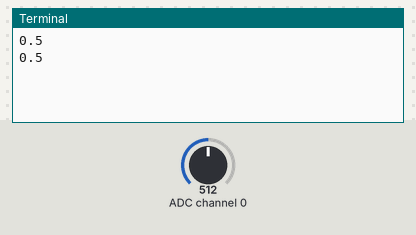
The program below on a simulated Raspberry Pi (BCM pin numbers). Parts: the last lines printed to the terminal. Inputs (shaded band) come from the test bench; at power-on: ADC channel 0 = 512 (analog values on the 0–1023 scale).

Above: at 1.2 s.
1.3 s: ADC channel 0 set to 716
At 2.6 s:
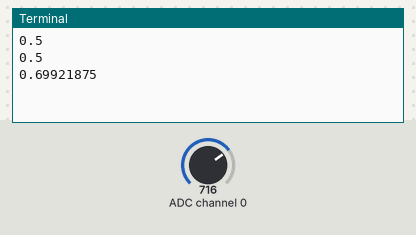
2.8 s: ADC channel 0 set to 900
At 3.7 s:
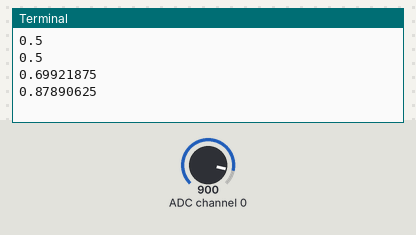
Timing chart, 0 to 5.8 s (numbered marks = the images above; inputs shaded):
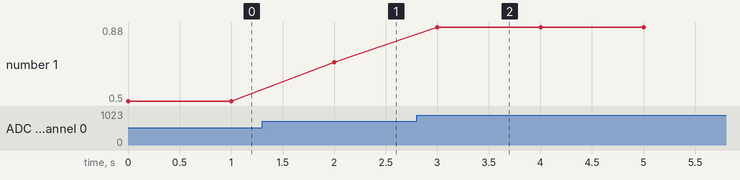

Measured:
- after the input at 1.3 s, the terminal: prints a new line after 0.70 s (image 1)
- after the input at 2.8 s, the terminal: prints a new line after 0.20 s (image 2)
- plotted number 1: 0.5 → 0.7 after the input at 1.3 s, 0.7 → 0.88 after the input at 2.8 s

The program:

sources.py
```python
#!/usr/bin/env python

import time
import Adafruit_MCP3008
import Adafruit_GPIO.SPI as SPI

class NormalisedMCPSource:
    def __init__(self, mcp, multiplier = 1.0 / 1024.0):
        self.mcp = mcp
        self.multiplier = multiplier

    def sample_channel(self, channel):
        return self.multiplier * self.mcp.read_adc(channel)

class NormalisedMCPChannel:
    def __init__(self, mcp, channel, multiplier = 1.0 / 1024.0):
        self.mcp = mcp
        self.channel = channel
        self.multiplier = multiplier

    def update_channel(self, channel):
        self.channel = channel

    def sample(self):
        return self.multiplier * self.mcp.read_adc(self.channel)

if __name__ == '__main__':
    mcp = Adafruit_MCP3008.MCP3008(spi=SPI.SpiDev(0,0))
    source = NormalisedMCPChannel(mcp, 0)
    while True:
        print('{0}'.format(source.sample()))
        time.sleep(1.0)
```
